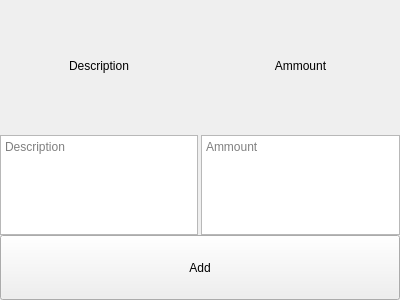
<?xml version="1.0" encoding="UTF-8"?>
<ui version="4.0">
 <class>ItemAdderWidget</class>
 <widget class="QWidget" name="ItemAdderWidget">
  <property name="geometry">
   <rect>
    <x>0</x>
    <y>0</y>
    <width>400</width>
    <height>300</height>
   </rect>
  </property>
  <property name="windowTitle">
   <string>Form</string>
  </property>
  <layout class="QVBoxLayout" name="verticalLayout">
   <property name="spacing">
    <number>0</number>
   </property>
   <property name="leftMargin">
    <number>0</number>
   </property>
   <property name="topMargin">
    <number>0</number>
   </property>
   <property name="rightMargin">
    <number>0</number>
   </property>
   <property name="bottomMargin">
    <number>0</number>
   </property>
   <item>
    <layout class="QHBoxLayout" name="horizontalLayout">
     <property name="spacing">
      <number>3</number>
     </property>
     <item>
      <layout class="QVBoxLayout" name="DescriptionLayout">
       <property name="spacing">
        <number>3</number>
       </property>
       <item>
        <widget class="QLabel" name="DescriptionLabel">
         <property name="sizePolicy">
          <sizepolicy hsizetype="Preferred" vsizetype="Preferred">
           <horstretch>0</horstretch>
           <verstretch>0</verstretch>
          </sizepolicy>
         </property>
         <property name="minimumSize">
          <size>
           <width>100</width>
           <height>50</height>
          </size>
         </property>
         <property name="maximumSize">
          <size>
           <width>16777215</width>
           <height>16777215</height>
          </size>
         </property>
         <property name="text">
          <string notr="true">Description</string>
         </property>
         <property name="alignment">
          <set>Qt::AlignmentFlag::AlignCenter</set>
         </property>
        </widget>
       </item>
       <item>
        <widget class="QTextEdit" name="DescriptionEdit">
         <property name="sizePolicy">
          <sizepolicy hsizetype="Preferred" vsizetype="Preferred">
           <horstretch>0</horstretch>
           <verstretch>0</verstretch>
          </sizepolicy>
         </property>
         <property name="minimumSize">
          <size>
           <width>100</width>
           <height>50</height>
          </size>
         </property>
         <property name="maximumSize">
          <size>
           <width>16777215</width>
           <height>100</height>
          </size>
         </property>
         <property name="documentTitle">
          <string notr="true"/>
         </property>
         <property name="placeholderText">
          <string notr="true">Description</string>
         </property>
        </widget>
       </item>
      </layout>
     </item>
     <item>
      <layout class="QVBoxLayout" name="AmmountLayout">
       <property name="spacing">
        <number>3</number>
       </property>
       <item>
        <widget class="QLabel" name="AmmountLabel">
         <property name="minimumSize">
          <size>
           <width>100</width>
           <height>50</height>
          </size>
         </property>
         <property name="text">
          <string notr="true">Ammount</string>
         </property>
         <property name="alignment">
          <set>Qt::AlignmentFlag::AlignCenter</set>
         </property>
        </widget>
       </item>
       <item>
        <widget class="QTextEdit" name="AmmountTextEdit">
         <property name="sizePolicy">
          <sizepolicy hsizetype="Preferred" vsizetype="Preferred">
           <horstretch>0</horstretch>
           <verstretch>0</verstretch>
          </sizepolicy>
         </property>
         <property name="minimumSize">
          <size>
           <width>100</width>
           <height>50</height>
          </size>
         </property>
         <property name="maximumSize">
          <size>
           <width>16777215</width>
           <height>100</height>
          </size>
         </property>
         <property name="placeholderText">
          <string notr="true">Ammount</string>
         </property>
        </widget>
       </item>
      </layout>
     </item>
    </layout>
   </item>
   <item>
    <widget class="QPushButton" name="AcceptButton">
     <property name="sizePolicy">
      <sizepolicy hsizetype="Expanding" vsizetype="Fixed">
       <horstretch>0</horstretch>
       <verstretch>0</verstretch>
      </sizepolicy>
     </property>
     <property name="minimumSize">
      <size>
       <width>50</width>
       <height>65</height>
      </size>
     </property>
     <property name="text">
      <string notr="true">Add</string>
     </property>
    </widget>
   </item>
  </layout>
 </widget>
 <resources/>
 <connections/>
</ui>
